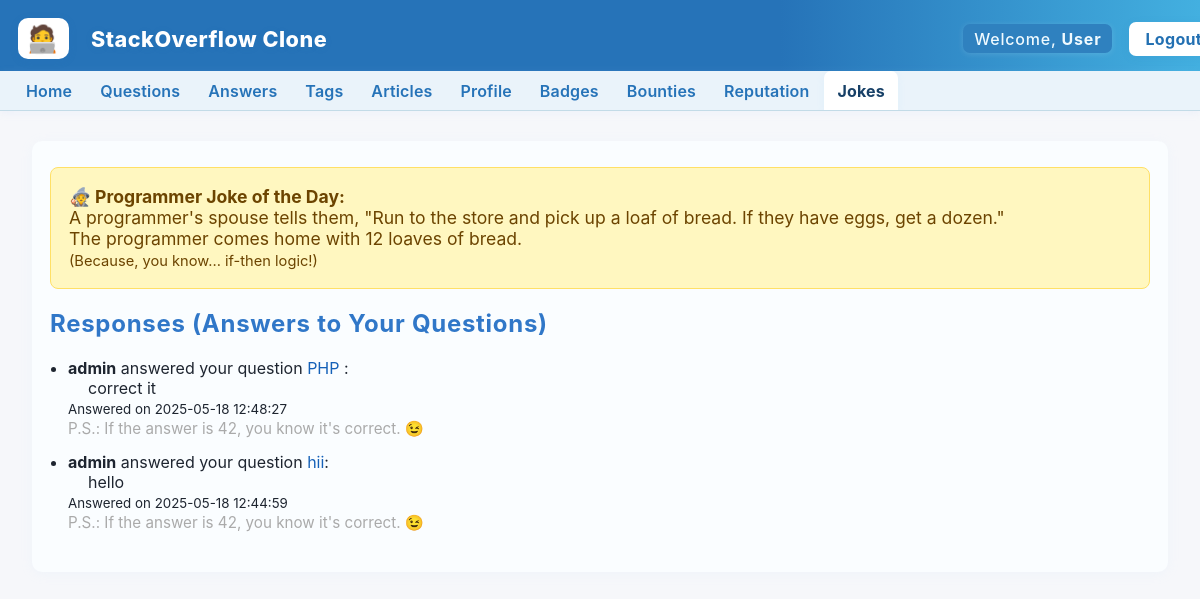
The page /p1/jokes.php (signed in) on the database its author committed.
### tables this page shows
CREATE TABLE `answers` (
  `id` int(11) NOT NULL,
  `question_id` int(11) NOT NULL,
  `user_id` int(11) NOT NULL,
  `body` text NOT NULL,
  `created_at` timestamp NOT NULL DEFAULT current_timestamp()
);

CREATE TABLE `users` (
  `user_id` int(11) NOT NULL,
  `username` varchar(50) NOT NULL,
  `email` varchar(100) NOT NULL,
  `password` varchar(255) NOT NULL,
  `created_at` timestamp NOT NULL DEFAULT current_timestamp()
);

CREATE TABLE `questions` (
  `id` int(11) NOT NULL,
  `user_id` int(11) NOT NULL,
  `title` varchar(255) NOT NULL,
  `body` text NOT NULL,
  `created_at` timestamp NOT NULL DEFAULT current_timestamp()
);

### p1/jokes.php (the view, shortened to what this page needs)
<?php
include 'header.php';
$conn = new mysqli(
    'sql102.infinityfree.com',
    'if0_39013734',
    'sbnadmin4321',
    'if0_39013734_stackoverflow_clone'
);
$user_id = $_SESSION['user_id'];
$joke = <<<HTML
<div style="background: #fff7c0; border: 1px solid #ffe066; color: #6c4400; padding: 18px; border-radius: 8px; margin-bottom: 20px; font-size: 1.1em;">
    <b>🧙 Programmer Joke of the Day:</b><br>
    A programmer's spouse tells them, "Run to the store and pick up a loaf of bread. If they have eggs, get a dozen."<br>
    The programmer comes home with 12 loaves of bread.<br>
    <small>(Because, you know... if-then logic!)</small>
</div>
HTML;
echo $joke;
$res = $conn->query("
SELECT a.*, u.username AS answerer, q.title
FROM answers a
JOIN questions q ON a.question_id = q.id
JOIN users u ON a.user_id = u.user_id
WHERE q.user_id = $user_id
ORDER BY a.created_at DESC
");
echo "<h2>Responses (Answers to Your Questions)</h2>";
if ($res->num_rows === 0) {
    echo "<div style='color:#888;font-style:italic'>No responses yet...<br>
    (Maybe your questions are so perfect, nobody dares answer! Or maybe everyone’s still debugging. 🐞)</div>";
} else {
    echo "<ul>";
    while ($row = $res->fetch_assoc()) {
        echo "<li>";
        echo "<b>" . htmlspecialchars($row['answerer']) . "</b> answered your question ";
        echo "<a href='question_view.php?id=" . htmlspecialchars($row['question_id']) . "'>" . htmlspecialchars($row['title']) . "</a>:<br>";
        echo "<div style='margin-left:20px'>" . nl2br(htmlspecialchars($row['body'])) . "</div>";
        echo "<small>Answered on " . htmlspecialchars($row['created_at']) . "</small>";
        echo "<br><span style='color:#aaa;font-size:0.95em'>P.S.: If the answer is 42, you know it's correct. 😉</span>";
        echo "</li>";
    }
    echo "</ul>";
}
?>

### p1/style.css (style rules this page uses)
body { font-family: 'Inter', 'Segoe UI', Arial, sans-serif; background: #f4f6fa; color: #1e2530; margin: 0; padding: 0; min-height: 100vh; }
h2 { color: #3077c8; margin-top: 0; font-weight: 700; letter-spacing: 0.03em; }
ul { padding-left: 18px; }
li { margin-bottom: 14px; }
a { color: #1561b8; text-decoration: none; transition: color 0.13s; }

### p1/header.php (style rules this page uses)
html, body { margin: 0; padding: 0; box-sizing: border-box; width: 100%; overflow-x: hidden; }
body { background: #f6f7fa; font-family: 'Inter', Arial, sans-serif; }
html, body, header, nav { overflow-x: hidden !important; }

### rows shown on the page
answers: user.username "admin", question.title "PHP", body "correct it", created_at "2025-05-18 12:48:27"
answers: user.username "admin", question.title "hii", body "hello", created_at "2025-05-18 12:44:59"

### other values the page prints
$_SESSION['username'] "User"
